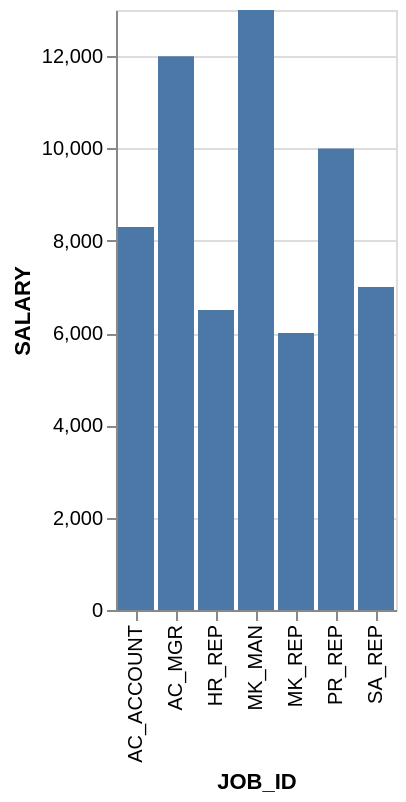

Write a Vega-Lite specification for this figure.
### Vega-Lite specification from a JSON file in a GitHub repository (floating-point values rounded to 4 significant figures)
{"data": {"values": [{"x_data": "AC_ACCOUNT", "y_data": 8300}, {"x_data": "AC_MGR", "y_data": 12000}, {"x_data": "HR_REP", "y_data": 6500}, {"x_data": "MK_MAN", "y_data": 13000}, {"x_data": "MK_REP", "y_data": 6000}, {"x_data": "PR_REP", "y_data": 10000}, {"x_data": "SA_REP", "y_data": 7000}]}, "mark": "bar", "encoding": {"x": {"field": "x_data", "type": "nominal", "title": "JOB_ID", "sort": "ascending"}, "y": {"field": "y_data", "type": "quantitative", "title": "SALARY"}}}
